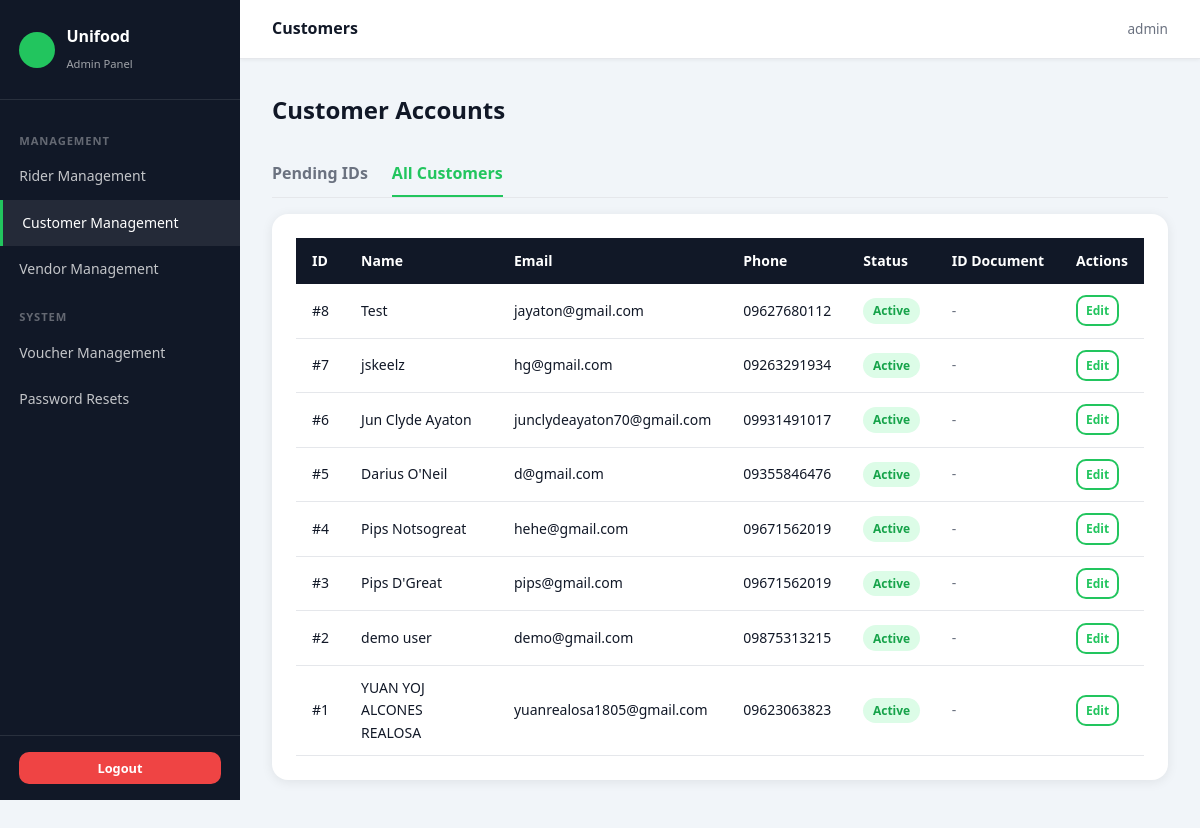
The app's page /admin/customers (signed in) with its own data.
### models.py (models this page shows, shortened)
class Customer(db.Model):
    __tablename__ = 'customers'
    id = db.Column(db.Integer, primary_key=True)
    name = db.Column(db.String(100), nullable=False)
    email = db.Column(db.String(120), unique=True, nullable=False)
    password_hash = db.Column(db.String(256), nullable=False)
    phone = db.Column(db.String(20))
    address = db.Column(db.String(255))
    province = db.Column(db.String(100))
    region = db.Column(db.String(100))
    city = db.Column(db.String(100))
    barangay = db.Column(db.String(100))
    status = db.Column(db.String(20), default='pending')  # active, suspended, banned, pending
    id_document = db.Column(db.String(255), nullable=True)
    created_at = db.Column(db.DateTime, default=datetime.utcnow)
    orders = db.relationship('Order', backref='customer', lazy=True)
    voucher_usages = db.relationship('VoucherUsage', backref='customer', lazy=True)

### routes/admin.py (the view)
@admin_bp.route('/customers')
@admin_required
def customers():
    tab = request.args.get('tab', 'all')
    if tab == 'pending':
        customers_list = Customer.query.filter_by(status='pending').order_by(Customer.created_at.desc()).all()
    else:
        customers_list = Customer.query.order_by(Customer.created_at.desc()).all()
    return render_template('admin/customers.html', customers=customers_list, tab=tab)

### routes/admin.py (called while the page is built)
def admin_required(f):
    @wraps(f)
    def decorated(*args, **kwargs):
        if 'admin_id' not in session:
            flash('Please log in as admin.', 'error')
            return redirect(url_for('admin.login'))
        return f(*args, **kwargs)
    return decorated

### templates/admin/customers.html (shortened to what this page needs)
{% extends 'admin/base.html' %}
{% block page_title %}Customers{% endblock %}
{% block content %}
<div class="page-header flex-between">
  <h2>Customer Accounts</h2>
</div>
<div class="tabs" style="margin-bottom:1rem; border-bottom:1px solid #e5e7eb; display:flex; gap:1.5rem;">
  <a href="?tab=pending" style="padding:0.5rem 0; font-weight:600; text-decoration:none; color: {% if tab == 'pending' %}var(--green){% else %}var(--gray){% endif %}; border-bottom: 2px solid {% if tab == 'pending' %}var(--green){% else %}transparent{% endif %};">Pending IDs</a>
  <a href="?tab=all" style="padding:0.5rem 0; font-weight:600; text-decoration:none; color: {% if tab == 'all' %}var(--green){% else %}var(--gray){% endif %}; border-bottom: 2px solid {% if tab == 'all' %}var(--green){% else %}transparent{% endif %};">All Customers</a>
</div>
<div class="card">
  <div class="table-responsive">
    <table class="table">
      <thead>
        <tr>
          <th>ID</th>
          <th>Name</th>
          <th>Email</th>
          <th>Phone</th>
          <th>Status</th>
          <th>ID Document</th>
          <th>Actions</th>
        </tr>
      </thead>
      <tbody>
        {% for c in customers %}
        <tr>
          <td>#{{ c.id }}</td>
          <td>{{ c.name }}</td>
          <td>{{ c.email }}</td>
          <td>{{ c.phone or '-' }}</td>
          <td>
            {% if c.status == 'active' %}
              <span class="badge" style="background:var(--green-pale); color:var(--green-dark);">Active</span>
            {% elif c.status == 'pending' %}
              <span class="badge" style="background:#fef3c7; color:#ea580c;">Pending</span>
            {% else %}
              <span class="badge" style="background:#fee2e2; color:var(--danger);">{{ c.status.title() }}</span>
            {% endif %}
          </td>
          <td>
            {% if c.id_document %}
              <a href="{{ url_for('static', filename=c.id_document) }}" target="_blank" style="color:var(--info); font-size:0.85rem; font-weight:600;">View ID</a>
            {% else %}
              <span style="color:var(--gray);">-</span>
            {% endif %}
          </td>
          <td>
            <a href="{{ url_for('admin.customer_edit', customer_id=c.id) }}" class="btn btn-outline" style="padding:0.25rem 0.5rem; font-size:0.75rem;">Edit</a>
          </td>
        </tr>
        {% else %}
        <tr><td colspan="7" style="text-align:center;color:var(--gray);padding:2rem;">No customers found.</td></tr>
        {% endfor %}
      </tbody>
    </table>
  </div>
</div>
{% endblock %}

### static/css/main.css (style rules this page uses)
:root { --green: #22c55e; --green-light: #4ade80; --green-pale: #dcfce7; --green-dark: #16a34a; --black: #111827; --gray-dark: #374151; --gray: #6b7280; --gray-light: #e5e7eb; --gray-pale: #f9fafb; --white: #ffffff; --danger: #ef4444; --warning: #f59e0b; --info: #3b82f6; --shadow: 0 2px 12px rgba(0,0,0,.08); --shadow-lg: 0 8px 30px rgba(0,0,0,.12); --radius: 10px; --radius-lg: 16px; }
*, *::before, *::after { box-sizing: border-box; margin: 0; padding: 0; }
html { font-size: 16px; scroll-behavior: smooth; }
body { font-family: 'Segoe UI', system-ui, -apple-system, sans-serif; background: var(--gray-pale); color: var(--black); line-height: 1.6; min-height: 100vh; }
a { color: var(--green-dark); text-decoration: none; }
h2 { font-size: 1.5rem; font-weight: 700; }
.btn { display: inline-flex; align-items: center; gap: .4rem; padding: .6rem 1.2rem; border: none; border-radius: var(--radius); font-size: .9rem; font-weight: 600; cursor: pointer; transition: all .2s; white-space: nowrap; }
.btn-outline { background: transparent; border: 2px solid var(--green); color: var(--green); }
.card { background: var(--white); border-radius: var(--radius-lg); box-shadow: var(--shadow); padding: 1.5rem; margin-bottom: 1.5rem; }
.badge { display: inline-block; padding: .2rem .6rem; border-radius: 999px; font-size: .75rem; font-weight: 600; text-transform: capitalize; }
table { width: 100%; border-collapse: collapse; font-size: .875rem; }
thead th { background: var(--black); color: var(--white); padding: .75rem 1rem; text-align: left; font-weight: 600; white-space: nowrap; }
tbody tr { border-bottom: 1px solid var(--gray-light); transition: background .15s; }
tbody td { padding: .7rem 1rem; vertical-align: middle; }
.page-header { margin-bottom: 1.5rem; }
.page-header h2 { color: var(--black); }
.tabs { display: flex; gap: .3rem; margin-bottom: 1.5rem; border-bottom: 2px solid var(--gray-light); }
.flex-between { display: flex; justify-content: space-between; align-items: center; }

### templates/admin/base.html (style rules this page uses)
body { background: #f1f5f9; }

### records on screen
Customer: id "8", name "Test", email "jayaton@gmail.com", phone "09627680112", status "Active"
Customer: id "7", name "jskeelz", email "hg@gmail.com", phone "09263291934", status "Active"
Customer: id "6", name "Jun Clyde Ayaton", email "junclydeayaton70@gmail.com", phone "09931491017", status "Active"
Customer: id "5", name "Darius O'Neil", email "d@gmail.com", phone "09355846476", status "Active"
Customer: id "4", name "Pips Notsogreat", email "hehe@gmail.com", phone "09671562019", status "Active"
Customer: id "3", name "Pips D'Great", email "pips@gmail.com", phone "09671562019", status "Active"
Customer: id "2", name "demo user", email "demo@gmail.com", phone "09875313215", status "Active"
Customer: id "1", name "YUAN YOJ ALCONES REALOSA", email "yuanrealosa1805@gmail.com", phone "09623063823", status "Active"

### other values on screen
{{ session.get('admin_username','Admin') }} "admin"
